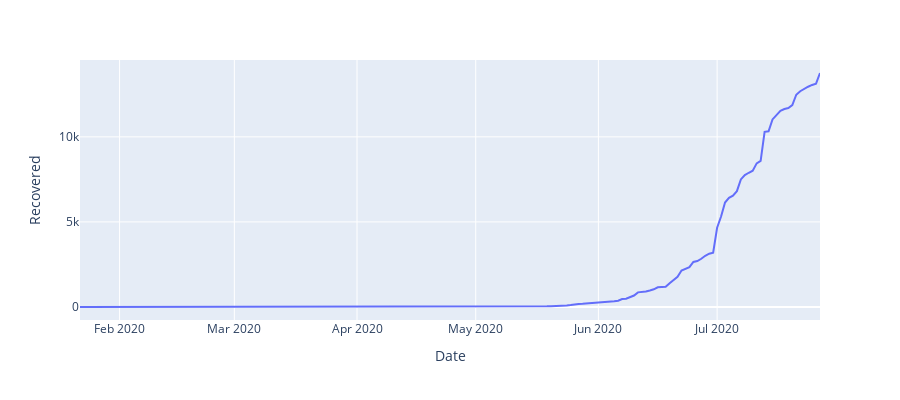

The notebook cell this image was saved under:
### Code cell
px.line(df_Nepal,x="Date", y="Recovered", height=400)

### Figure 1 — Plotly figure (JSON) as saved in the notebook; plotly's stock layout.template omitted (floating-point values rounded to 4 significant figures; data arrays with more than 128 entries replaced by an {"elided": "..."} marker saying what was removed)
{"data": [{"hovertemplate": "Date=%{x}<br>Recovered=%{y}<extra></extra>", "legendgroup": "", "line": {"color": "#636efa", "dash": "solid"}, "marker": {"symbol": "circle"}, "mode": "lines", "name": "", "orientation": "v", "showlegend": false, "type": "scatter", "x": {"elided": "188 str values"}, "xaxis": "x", "y": {"elided": "188 int values"}, "yaxis": "y"}], "layout": {"height": 400, "legend": {"tracegroupgap": 0}, "margin": {"t": 60}, "xaxis": {"anchor": "y", "domain": [0, 1], "title": {"text": "Date"}}, "yaxis": {"anchor": "x", "domain": [0, 1], "title": {"text": "Recovered"}}}}
